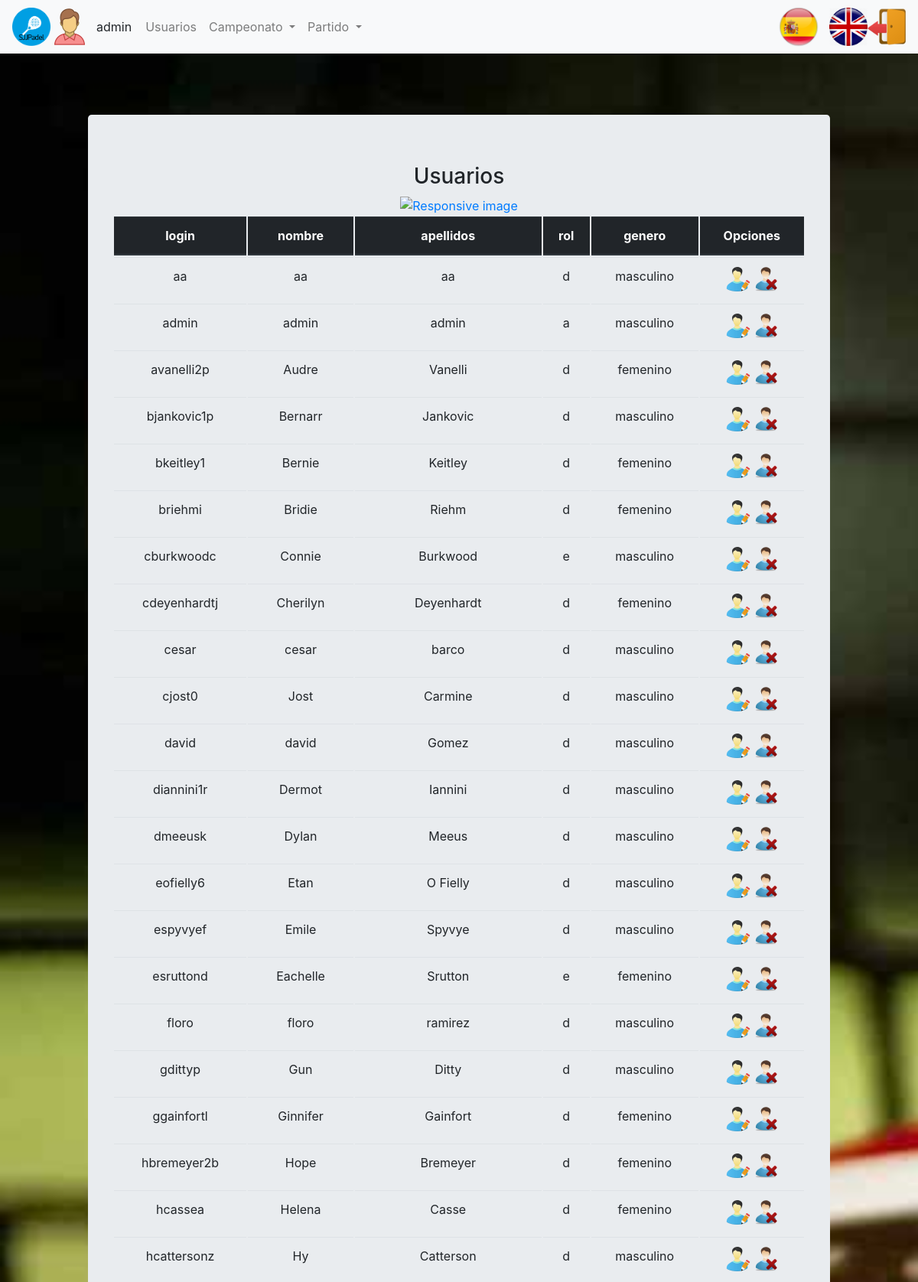
Screenshot of /index.php?controller=users&action=showall (signed in, upper part) with the database file from the repository.
### tables this page shows
CREATE TABLE `usuario` (
  `login` varchar(20) NOT NULL,
  `nombre` varchar(20) NOT NULL,
  `apellidos` varchar(45) DEFAULT NULL,
  `pass` varchar(20) DEFAULT NULL,
  `rol` char(1) DEFAULT NULL,
  `genero` varchar(10) DEFAULT NULL
);

### core/ViewManager.php (called while the page is built, shortened)
<?php
class ViewManager {
	private $fragmentContents = array();
	private $variables = array();
	private $currentFragment = self::DEFAULT_FRAGMENT;
	private $layout = "default";
	private function saveCurrentFragment() {
		$this->fragmentContents[$this->currentFragment].=ob_get_contents();
	}
	public function moveToFragment($name) {
		$this->currentFragment = $name;
	}
	public function getFragment($fragment, $default="") {
		if (!isset($this->fragmentContents[$fragment])) {
			return $default;
		}
		return $this->fragmentContents[$fragment];
	}
	public function setVariable($varname, $value, $flash=false) {
		$this->variables[$varname] = $value;
	}
	public function getVariable($varname, $default=NULL) {
		if (!isset($this->variables[$varname])) {
			return $default;
		}
		return $this->variables[$varname];
	}
	public function render($controller, $viewname) {
		include(__DIR__."/../view/$controller/$viewname.php");
		$this->renderLayout();
	}
	private function renderLayout() {
		include(__DIR__."/../view/layouts/".$this->layout.".php");
	}
	private static $viewmanager_singleton = NULL;
	public static function getInstance() {
		if (self::$viewmanager_singleton == null) {
			self::$viewmanager_singleton = new ViewManager();
		}
		return self::$viewmanager_singleton;
	}
}

### controller/UsersController.php (called while the page is built, shortened)
<?php
require_once(__DIR__."/../core/ViewManager.php");
require_once(__DIR__."/../core/I18n.php");
require_once(__DIR__."/../model/User.php");
require_once(__DIR__."/../model/UserMapper.php");
require_once(__DIR__."/../controller/BaseController.php");
class UsersController extends BaseController {
	public function __construct() {
		parent::__construct();
	}
	public function showall(){
		$userMapper = new UserMapper();
		$usuarios = $userMapper->getUsuarios();
		$this->view->setVariable("usuarios", $usuarios);
		$this->view->render("users", "showall");
	}
}

### index.php (called while the page is built, shortened)
<?php
function run() {
	try {
		$controller = loadController($_GET["controller"]);
		$actionName = $_GET["action"];
		$controller->$actionName();
	} catch(Exception $ex) {
		die("An exception occured!!!!!".$ex->getMessage());
	}
}
function loadController($controllerName) {
	return new $controllerClassName();
}
run();
?>

### core/I18n.php (called while the page is built, shortened)
<?php
class I18n {
	private $messages;
	public function setLanguage($language) {
		$this->messages = $i18n_messages;
	}
	public function i18n($key) {
		if (isset($this->messages[$key])){
			return $this->messages[$key];
		}else{
			return $key;
		}
	}
	private static $i18n_singleton = null;
	public static function getInstance() {
		if (self::$i18n_singleton == NULL) {
			self::$i18n_singleton = new I18n();
		}
		return self::$i18n_singleton;
	}
}
function i18n($key) {
	return I18n::getInstance()->i18n($key);
}

### model/User.php (called while the page is built, shortened)
<?php
class User {
	private $login;
	private $username;
	private $surname;
	private $rol;
	private $gender;
	public function __construct($login=NULL,$username=NULL,$surname=NULL,$pass=NULL,$rol=NULL,$gender=NULL) {
		$this->login = $login;
		$this->username = $username;
		$this->surname = $surname;
		$this->rol = $rol;
		$this->gender = $gender;
	}
	public function getLogin() {
		return $this->login;
	}
	public function getUsername() {
		return $this->username;
	}
	public function getSurname() {
		return $this->surname;
	}
	public function getRol() {
		return $this->rol;
	}
	public function getGender() {
		return $this->gender;
	}
}

### model/UserMapper.php (called while the page is built, shortened)
<?php
require_once(__DIR__."/../core/PDOConnection.php");
class UserMapper {
	private $db;
	public function __construct() {
		$this->db = PDOConnection::getInstance();
	}
	public function getDatos($login){
		$stmt = $this->db->prepare("SELECT * FROM usuario where login=?");
		$stmt->execute(array($login));
		$toret_db = $stmt->fetchAll(PDO::FETCH_ASSOC);
		$user = null;
		foreach ($toret_db as $datos) {
			$user = new User(
				$datos['login'],
				$datos['nombre'],
				$datos['apellidos'],
				$datos['pass'],
				$datos['rol'],
				$datos['genero']
			);
		}
		return $user;
	}
	public function getUsuarios(){
		$stmt = $this->db->query("SELECT *
								  FROM   usuario");
		$toret_db = $stmt->fetchAll(PDO::FETCH_ASSOC);
		$users = array();
		foreach ($toret_db as $user) {
			array_push($users, new User(
				$user['login'],
				$user['nombre'],
				$user['apellidos'],
				$user['pass'],
				$user['rol'],
				$user['genero']
			));
		}
		return $users;
	}
}

### core/PDOConnection.php (called while the page is built)
<?php
class PDOConnection {
	private static $dbhost = "localhost";
	private static $dbname = "sjjpadel";
	private static $dbuser = "abp";
	private static $dbpass = "abp";
	private static $db_singleton = null;
	public static function getInstance() {
		if (self::$db_singleton == null) {
			self::$db_singleton = new PDO(
			"mysql:host=".self::$dbhost.";dbname=".self::$dbname.";charset=utf8",
			self::$dbuser,
			self::$dbpass,
			array(
				PDO::ATTR_EMULATE_PREPARES => false,
				PDO::ATTR_ERRMODE => PDO::ERRMODE_EXCEPTION
			)
		);
	}
	return self::$db_singleton;
}
}
?>

### controller/BaseController.php (called while the page is built, shortened)
<?php
require_once(__DIR__."/../core/ViewManager.php");
require_once(__DIR__."/../core/I18n.php");
require_once(__DIR__."/../model/User.php");
require_once(__DIR__."/../model/UserMapper.php");
class BaseController {
	public function __construct() {
		if(isset($_SESSION["currentuser"])) {
			$userMapper = new UserMapper();
			$datosUser = $userMapper->getDatos($_SESSION["currentuser"]);
		}
	}
}

### view/users/showall.php (the view, shortened to what this page needs)
<?php
require_once(__DIR__."/../../core/ViewManager.php");
$view = ViewManager::getInstance();
$usuarios = $view->getVariable("usuarios");
$cabecera = array("login","name","surname","rol","gender");
?>
  <h3><?= i18n("Users"); ?></h3>
  <a href="index.php?controller=users&amp;action=add">
    <img src="images/addUser.png" class="img-fluid" alt="Responsive image">
  </a>
  <table class="table">
  <thead class="thead-dark">
    <tr>
      <?php foreach($cabecera as $valor) { ?>
        <th scope="col">
          <?php echo i18n($valor); ?>
        </th>
      <?php } ?>
      <th scope="col" colspan="2">
        <?= i18n("Options"); ?>
      </th>
    </tr>
  </thead>
  <tbody>
      <?php foreach($usuarios as $user) { ?>
        <tr>
            <td>
              <?php echo $user->getLogin() ; ?>
            </td>
            <td>
              <?php echo $user->getUsername() ; ?>
            </td>
            <td>
              <?php echo $user->getSurname() ; ?>
            </td>
            <td>
              <?php echo i18n($user->getRol()) ; ?>
            </td>
            <td>
              <?php echo i18n($user->getGender()) ; ?>
            </td>
          <td>
            <a href="index.php?controller=users&amp;action=edit&amp;login=<?php echo $user->getLogin() ?>">
              <img src="images/editar.png" class="img-fluid" alt="Responsive image">
            </a>
            <a href="index.php?controller=users&amp;action=delete&amp;login=<?php echo $user->getLogin() ?>">
              <img src="images/eliminar.png" class="img-fluid" alt="Responsive image">
            </a>
          </td>
        <tr>
      <?php } ?>
  </tbody>
</table>

### view/layouts/default.php (shortened to what this page needs)
<?php
$view = ViewManager::getInstance();
$currentuser = $view->getVariable("currentusername");
$currentGender = $view->getVariable("currentGender");
$currentRol = $view->getVariable("currentRol");
?>
<!DOCTYPE html>
<html lang="en">
<head>
	<link rel="stylesheet" href="https://maxcdn.bootstrapcdn.com/bootstrap/4.0.0/css/bootstrap.min.css">
	<link rel="stylesheet" href="https://use.fontawesome.com/releases/v5.5.0/css/all.css">
	<link rel="stylesheet" href="css/style.css" type="text/css">
</head>
<body>
	<nav class="navbar navbar-expand-lg navbar-light bg-light">
		<img class="img-circle icono" src="images/icono.png">
		<?php if (isset($currentuser)): ?>
			<img class="icono" src="images/<?php echo $currentGender; ?>.png">
			<span class="username">
			<?= sprintf(i18n("%s"), $currentuser) ?>
		</span>
		<?php endif ?>
		<div class="collapse navbar-collapse" id="navbarSupportedContent">
			<ul class="navbar-nav mr-auto">
				<?php if($currentRol == 'a'): ?>
					<li class="nav-item">
						<a class="nav-link" href="index.php?controller=users&amp;action=showall"><?= i18n("Users") ?></a>
					</li>
				<?php endif ?>
				<?php if($currentRol == 'd' || $currentRol == 'a' || $currentRol == 'e'): ?>
					<li class="nav-item dropdown">
						<a class="nav-link dropdown-toggle" href="#" id="navbarDropdown" role="button" data-toggle="dropdown" aria-haspopup="true" aria-expanded="false">
							<?php echo i18n("Championship") ?>
						</a>
					</li>
				<?php endif ?>
				<?php if($currentRol == 'd' || $currentRol == 'a' || $currentRol == 'e'): ?>
					<li class="nav-item dropdown">
						<a class="nav-link dropdown-toggle" href="#" id="navbarDropdown" role="button" data-toggle="dropdown" aria-haspopup="true" aria-expanded="false">
							<?php echo i18n("Match") ?>
						</a>
					</li>
				<?php endif ?>
			</ul>
		</div>
		<li class="nav-item">
			<?php include(__DIR__."/language_select_element.php"); ?>
		</li>
		<li class="nav-item">
			<?php if (isset($currentuser)): ?>
				<a 	href="index.php?controller=users&amp;action=logout">
					<img src="images/salir.png" class="rounded icono" alt="Imágenes responsive">
				</a>
				<?php else: ?>
					<a href="index.php?controller=users&amp;action=login">
						<img src="images/entrar.png" class="rounded icono" alt="Imágenes responsive">
					</a>
				<?php endif ?>
			</li>
		</nav>
		<div class="container">
			<div class="jumbotron">
				<?= $view->getFragment(ViewManager::DEFAULT_FRAGMENT) ?>
			</div>
		</div>
		</body>
		</html>

### css/style.css (style rules this page uses)
body { width: 100%; height: 100%; background: url('../images/padel.jpg') ; background-size: cover; background-attachment: fixed; }
ul , li { list-style: none; }
.icono { width: 50px; height: 50px; }
table { border-collapse: inherit; }
.container { margin: 0 auto; max-width: 1000px; }
.jumbotron { margin: 80px 0; text-align: center; }
.username { margin-left: 10px; margin-right: 10px; }

### rows the page displays
usuario: genero (picture), login "admin", nombre "admin", apellidos "admin", rol "a", genero "masculino"
usuario: login "aa", nombre "aa", apellidos "aa", rol "d", genero "masculino"
usuario: login "avanelli2p", nombre "Audre", apellidos "Vanelli", rol "d", genero "femenino"
usuario: login "bjankovic1p", nombre "Bernarr", apellidos "Jankovic", rol "d", genero "masculino"
usuario: login "bkeitley1", nombre "Bernie", apellidos "Keitley", rol "d", genero "femenino"
usuario: login "briehmi", nombre "Bridie", apellidos "Riehm", rol "d", genero "femenino"
usuario: login "cburkwoodc", nombre "Connie", apellidos "Burkwood", rol "e", genero "masculino"
usuario: login "cdeyenhardtj", nombre "Cherilyn", apellidos "Deyenhardt", rol "d", genero "femenino"
usuario: login "cesar", nombre "cesar", apellidos "barco", rol "d", genero "masculino"
usuario: login "cjost0", nombre "Jost", apellidos "Carmine", rol "d", genero "masculino"
usuario: login "david", nombre "david", apellidos "Gomez", rol "d", genero "masculino"
usuario: login "diannini1r", nombre "Dermot", apellidos "Iannini", rol "d", genero "masculino"
usuario: login "dmeeusk", nombre "Dylan", apellidos "Meeus", rol "d", genero "masculino"
usuario: login "eofielly6", nombre "Etan", apellidos "O Fielly", rol "d", genero "masculino"
usuario: login "espyvyef", nombre "Emile", apellidos "Spyvye", rol "d", genero "masculino"
usuario: login "esruttond", nombre "Eachelle", apellidos "Srutton", rol "e", genero "femenino"
usuario: login "floro", nombre "floro", apellidos "ramirez", rol "d", genero "masculino"
usuario: login "gdittyp", nombre "Gun", apellidos "Ditty", rol "d", genero "masculino"
usuario: login "ggainfortl", nombre "Ginnifer", apellidos "Gainfort", rol "d", genero "femenino"
usuario: login "hbremeyer2b", nombre "Hope", apellidos "Bremeyer", rol "d", genero "femenino"
usuario: login "hcassea", nombre "Helena", apellidos "Casse", rol "d", genero "femenino"
usuario: login "hcattersonz", nombre "Hy", apellidos "Catterson", rol "d", genero "masculino"

### other values shown
sprintf(i18n("%s"), $currentuser) "admin"
i18n("Users") "Usuarios"
i18n("Championship") "Campeonato"
i18n("Match") "Partido"
i18n($valor) "login"
i18n($valor) "nombre"
i18n($valor) "apellidos"
i18n($valor) "rol"
i18n($valor) "genero"
i18n("Options") "Opciones"
